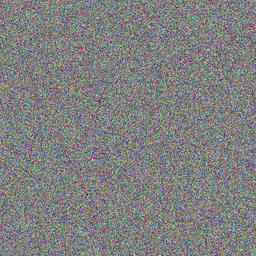
#> input picture analyze/c.bmp, 256 x 256 px, shrunk from 512 x 512 before the run
$ python encrypt.py analyze/c.bmp   (older library calls are emulated)
#> lines starting #> are read from the running program, lines starting #| are printed output that depends on the picture
### permutation.py
from PIL import Image
from projection import projection, inv_projection
from chaos import *

import sys
import numpy as np
import timeit as t

'''
This file implement the chaos based 3d bitmap permutation
'''
mode_to_bpp = {'1':1, 'L':8, 'P':8, 'RGB':24, 'RGBA':32, 'CMYK':32, 'YCbCr':24, 'I':32, 'F':32}

# [25 lines left out: functions findMinFac, calc_dim, not called in this run]

def mappingRule(chaos_system, size):
	state = chaos_system.generate_seq3d(step(max(size))).T

	#randState = state[0:128]
	rs = [state[0][:size[0]], state[1][:size[1]], state[2][:size[2]]]
	q = []
	sq = []
	for s in rs:
		q.append((s * (10**9)) % 65536)
		sq.append((s * (10**9)) % 65536)

	for s in sq:
		s.sort()

	rule = [[], [], []]
	for dim in range(len(q)):
		for i in range(len(q[dim])):
			idx = np.where(q[dim] == sq[dim][i])
			rule[dim].append(idx[0][0])
	#rule = np.array(rule)
	return rule

def mapping(srcBitArr, rule):
	assert len(srcBitArr.shape) == 3, "wrong bit array dimension"
	new = -1*(np.ones((len(rule[0]), len(rule[1]), len(rule[2])), dtype=np.bool))
	for w in range(srcBitArr.shape[0]):
		for h in range(srcBitArr.shape[1]):
			for d in range(srcBitArr.shape[2]):
				new[rule[0][w]][rule[1][h]][rule[2][d]] = srcBitArr[w][h][d]
	return new

# [9 lines left out: function inv_mapping, not called in this run]

def permutation(srcImg, chaos_system):
	# Use chen system generate mapping rule
	print("generating mapping rule...")

	t_start = t.default_timer()

	''' Change HERE to modify use new dimension alg whether or not'''
	#dim3d = calc_dim(srcImg)
	dim3d = [srcImg.size[0], srcImg.size[1], mode_to_bpp[srcImg.mode]]

	rule = mappingRule(chaos_system, dim3d)
	# Project pixel image to bit array
	srcBitArray = projection(srcImg, dim3d)
	# mapping according to mapping rule
	print("image permuting...")
	perBitArray = mapping(srcBitArray, rule)
	# project bit array to pixel image
	perImg = inv_projection(perBitArray, srcImg.mode)

	t_end = t.default_timer()
	print("Eclipse time = %f" % (t_end - t_start))

	return perImg

# [49 lines left out: functions inv_permutation, buildNewImage, test_permutation, test_invper, not called in this run]

# [5 lines that do not run on import are left out]

### chaos.py
from scipy.integrate import odeint
import numpy as np
import math

'''
This file implement two kinds of chaos system
First one is "3d-chen system".
The second is "Logistic map".
'''

class chaosSystem3d(object):
	def __init__(self, init):
		self.a = 0.12521231547896
		self.b = 0.58749654123587
		self.c = 0.98564123475621
		self.init = init

	def chen(self, init, t):
		x, y, z = init

		xd = self.a*(y - x)
		yd = (self.c - self.a)*x - x*z + self.c*y
		zd = x*y - self.b*z
		return [xd, yd, zd]

	def generate_seq3d(self, t):
		state = odeint(self.chen, self.init, t)
		return state

	def generate_seq1d(self, t):
		# random seqence 1-d which is PRNS
		state = odeint(self.chen, self.init, t)
		PRNS = []
		for s in state:
			for i in range(3):
				frac = abs(math.modf(s[i])[0])
				x = int(math.floor((frac * 10**8)) % 256)
				PRNS.append(x)
		return PRNS

# This function generate keys in eXOR operation
def runLogisticMap(init, u=3.999999, step=2):
	chaos_signal = [init]
	for n in range(1, step+1):
		r = u * chaos_signal[n-1] * (1-chaos_signal[n-1])
		chaos_signal.append(r)
	return chaos_signal[1:]

# This function convert desire time step to require data stucture
def step(t):
	step = 0.0001
	start = 0.0
	end = t * step
	return np.arange(start, end, step)


# ===============================================================
# [5 lines left out: function test, not called in this run]


# [2 lines that do not run on import are left out]

### projection.py
import numpy as np
from PIL import Image

"""
Traversal all pixels and convert to bit type
use np.reshape method to project to 3d bit-array
"""

global WIDTH, HIGHT, DEPTH
mode_to_bpp = {'1':1, 'L':8, 'P':8, 'RGB':24, 'RGBA':32, 'CMYK':32, 'YCbCr':24, 'I':32, 'F':32}

def toBinary(pixel):
	bit = ''
	if isinstance(pixel, int):
		bit = bin(pixel)[2:].zfill(8)
	else:
		for i in range(len(pixel)):
			b = bin(pixel[i])[2:].zfill(8)
			bit += b
	return bit

def toPixel(bit):
	pixNum = int(len(bit)/8)
	pixels = []
	for i in range(pixNum):
		b = bit[8*i : 8*(i+1)]
		pix = int(b, 2)
		pixels.append(pix)

	if len(pixels) == 1:
		return pixels[0]
	return tuple(pixels)


def projection(image, dim):
	global WIDTH, HIGHT, DEPTH
	WIDTH, HIGHT = image.size
	DEPTH = mode_to_bpp[image.mode]

	bit = []
	for h in range(HIGHT):
		for w in range(WIDTH):
			pix = image.getpixel((w,h))
			#print(pix)
			b = toBinary(pix)
			bit.append(list(b))
	bit = np.uint8(bit)
	bitArray = bit.reshape(dim)
	return bitArray

def inv_projection(bitArray, imgMode):
	global WIDTH, HIGHT, DEPTH
	bitArray = bitArray.astype(str)
	bitArray1D = bitArray.reshape((WIDTH*HIGHT, DEPTH))
	bitArray1D = bitArray1D.tolist()

	# Declare new piture
	new_image = Image.new(imgMode, (WIDTH, HIGHT))
	new_pix = new_image.load()

	# Convert bitvalue to pixel value
	for h in range(HIGHT):
		for w in range(WIDTH):
			b = ''.join(bitArray1D[h*WIDTH + w])
			pix = toPixel(b)
			new_pix[w, h] = pix
	return new_image

### diffusion.py
#import numpy as np
import sys
import math
import timeit as t

from PIL import Image
from chaos import *

global n, WIDTH, HIGHT

'''
This file implement a diffusion algorithm
Included eXOR(extended XOR) and temp value diffusion
'''

def eXOR(x, r):
	result = []
	bin_x = bin(x)[2:].zfill(8)
	bin_r = bin(r)[2:].zfill(9)
	for i in range(len(bin_x)):
		xi, ri, rii = bool(int(bin_x[i])), bool(int(bin_r[i])), bool(int(bin_r[i+1]))
		result.append(str(int(not(xi^ri^rii))))
	return int(''.join(result), 2)

# Transform 1d index to 2d position
def locate(index):
	global WIDTH, HIGHT
	w = int(index % WIDTH)
	h = int(index / WIDTH)
	return (w, h)

# Calculate temp key
def get_r0(plain_pix, x):
	if x <= plain_pix:
		r0 = ((float(x) + 127.0) / (float(plain_pix) + 255.0))
	else:
		r0 = ((float(plain_pix) + 127.0) / (float(x) + 255.0))
	return r0

def calc_temp_key(r0):
	keys = runLogisticMap(init=r0)
	r  = int(math.floor(keys[0] * 10**3) % 512)
	r_ = int(math.floor(keys[1] * 10**3) % 512)
	return r, r_

# Single pixel diffusion operation
def diff(_p, p, _c, x):
	r0 = get_r0(_p, x)
	r, r_ = calc_temp_key(r0)
	c = int((eXOR(p, r) + eXOR(_c, r_)) % 256)
	return c

# [5 lines left out: function inv_diff, not called in this run]

# Check rgb or grayscale
def encrypt(_p, p, _c, x):
	pixels = []
	if isinstance(p, int):
		return diff(_p, p, _c, x)
	else:
		if isinstance(_p, int):
			_p = [_p]*len(p)
			_c = [_c]*len(p)
		for i in range(len(p)):
			c = diff(_p[i], p[i], _c[i], x)
			pixels.append(c)
	return tuple(pixels)

# [12 lines left out: function decrypt, not called in this run]

# Iterate to encrypt or decrypt
def diff_round1(perImg, prns):
	global n
	# Defined initial condition
	m0 = prns[n+1]
	p0 = prns[n]

	# Declare new piture
	tempImg = Image.new(perImg.mode, perImg.size)
	tempPix = tempImg.load()

	# Calculate first encrypt pixel use defined initial condition
	tempPix[0, 0] = encrypt(p0, perImg.getpixel(locate(0)), m0, prns[0])

	# Encrypt image in sequential (i = 1 ~ n-1)
	for i in range(1, n):
		tempPix[locate(i)] = encrypt(perImg.getpixel(locate(i-1)), perImg.getpixel(locate(i)), tempImg.getpixel(locate(i-1)), prns[i])
	return tempImg

# [51 lines left out: functions diff_round2, inv_diff_r1, inv_diff_r2, not called in this run]

def diffusion(perImg, chaos_system):
	global n, WIDTH, HIGHT
	n = perImg.size[0] * perImg.size[1]
	WIDTH = perImg.size[0]
	HIGHT = perImg.size[1]

	PRNS = chaos_system.generate_seq1d(step(math.ceil((n+4)/3)+1000))
	print("round1 encryption...")
	tempImg = diff_round1(perImg, PRNS)
	print("round2 encryption...")
	cipher = diff_round2(tempImg, PRNS)
	return cipher

# [54 lines left out: functions inv_diffusion, buildNewImage, printPix_, test_diff, test_invdiff, not called in this run]


# [5 lines that do not run on import are left out]

### encrypt.py
from permutation import permutation
from diffusion import diffusion
from chaos import chaosSystem3d

from PIL import Image

import sys
import timeit as t

key = [0.1, 0.2, 0.3]
def image_encrypt(src_img, key):
	chen_system = chaosSystem3d(key)
	per_img = permutation(src_img, chen_system)
	cipher = diffusion(per_img, chen_system)
	return cipher

def main():
	PATH = sys.argv[1]
	src_img = Image.open(PATH)
#> src_img is the input picture: PIL image 256x256 RGB; mean R, G, B 127.4, 127.5, 127.8

	t_start = t.default_timer()
	cipher = image_encrypt(src_img, key)
#> in inv_projection, `new_image = Image.new(imgMode, (WIDTH, HIGHT))`: new_image: PIL image 256x256 RGB; every value is 0
#> in permutation, `perImg = inv_projection(perBitArray, srcImg.mode)`:
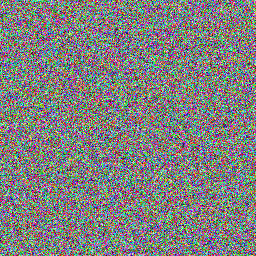
#> perImg: PIL image 256x256 RGB; mean R, G, B 127.7, 127.7, 126.7
	t_end = t.default_timer()
	print("Finished!")
	print("Total eclipse time: %4fsec" % (t_end - t_start))

	name = input("Please input cipher file name: ")
	cipher.save(name+".bmp")

if __name__ == '__main__':
#> (the run stopped early here; a loop or call above may not have finished)
